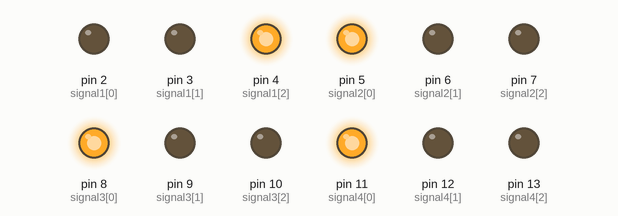
A sketch run on a simulated Arduino Uno, built with avr-gcc and run on an emulated ATmega328P. Shown: output pins drawn as LEDs (lit = HIGH).

Above: at 5.0 s.
At 11.2 s:
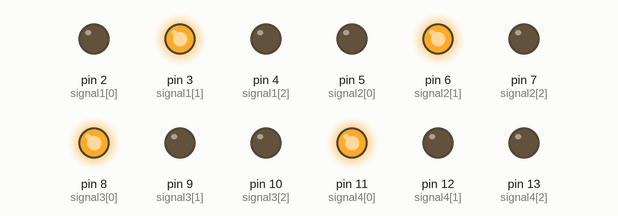
At 17.5 s:
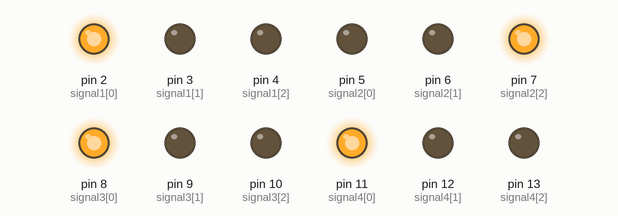
At 23.7 s:
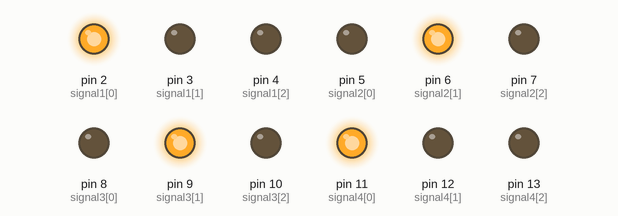
At 36.2 s:
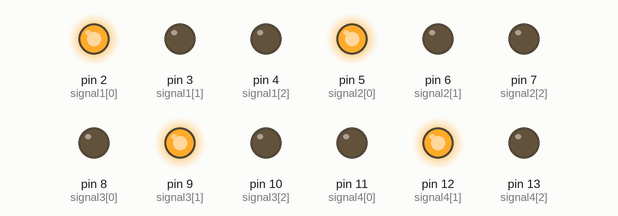
At 48.7 s:
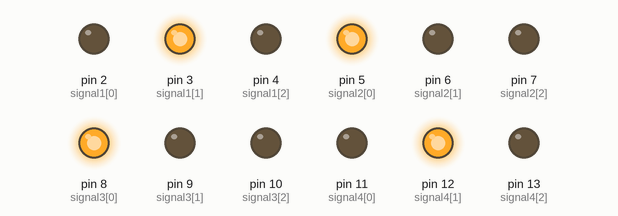
Timing chart, 0 to 57.5 s (numbered marks = the images above):
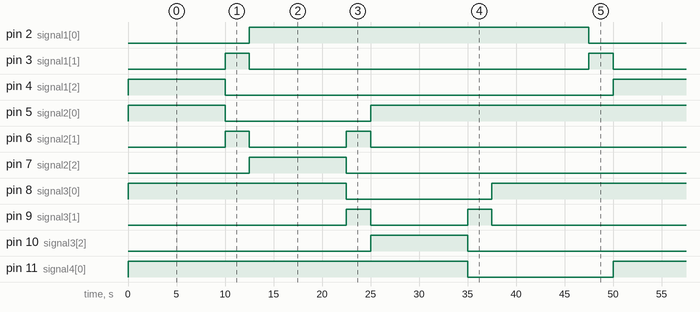

Measured:
- by itself, pin 2 (signal1[0]), pin 11 (signal4[0]): alternates HIGH for 35.0 s and LOW for 15.0 s
- by itself, pin 3 (signal1[1]): repeats every 50.0 s: LOW 35.0 s, HIGH 2.5 s, LOW 10.0 s, HIGH 2.5 s
- by itself, pin 4 (signal1[2]), pin 7 (signal2[2]), pin 10 (signal3[2]), pin 13 (signal4[2]): alternates HIGH for 10.0 s and LOW for 40.0 s
- by itself, pin 5 (signal2[0]), pin 8 (signal3[0]): repeats every 50.0 s: LOW 15.0 s, HIGH 35.0 s
- by itself, pin 6 (signal2[1]), pin 9 (signal3[1]): repeats every 50.0 s: LOW 10.0 s, HIGH 2.5 s, LOW 35.0 s, HIGH 2.5 s
- by itself, pin 12 (signal4[1]): LOW → HIGH at 35.0 s, → LOW 2.5 s later, → HIGH 10.0 s later, → LOW 2.5 s later, … (8 changes in this stretch)

The sketch:

sketch_Traffic_Controller.ino
```cpp
/*
  4-Way Traffic Controller
  Taffic Signal1(Red, Yellow, Green) = {2, 3, 4}
  Taffic Signal2(Red, Yellow, Green) = {5, 6, 7}
  Taffic Signal3(Red, Yellow, Green) = {8, 9, 10}
  Taffic Signal4(Red, Yellow, Green) = {11, 12, 13}
*/
int signal1[] = {2, 3, 4};
int signal2[] = {5, 6, 7};
int signal3[] = {8, 9, 10};
int signal4[] = {11, 12, 13};

int redDelay = 10000;
int yellowDelay = 2500;

void setup()
{
  // Declaring all the LED's as output
  for (int i = 0; i < 3; i++)
  {
    pinMode(signal1[i], OUTPUT);
    pinMode(signal2[i], OUTPUT);
    pinMode(signal3[i], OUTPUT);
    pinMode(signal4[i], OUTPUT);
  }
}

void loop()
{
  // Making Green at signal 1 and Red at other signals for 10 seconds
  digitalWrite(signal1[0], LOW);
  digitalWrite(signal1[2], HIGH);
  digitalWrite(signal2[0], HIGH);
  digitalWrite(signal3[0], HIGH);
  digitalWrite(signal4[0], HIGH);
  delay(redDelay);

  // Making Yellow at signal 1 & signal 2 and Red at other signals remain as it is for 2.5 seconds
  digitalWrite(signal1[1], HIGH);
  digitalWrite(signal1[2], LOW);
  digitalWrite(signal2[1], HIGH);
  digitalWrite(signal2[0], LOW);
  delay(yellowDelay);
  digitalWrite(signal1[1], LOW);
  digitalWrite(signal2[1], LOW);

  // Making Green at signal 2 and Red at other signals for 10 seconds
  digitalWrite(signal1[0], HIGH);
  digitalWrite(signal2[0], LOW);
  digitalWrite(signal2[2], HIGH);
  digitalWrite(signal3[0], HIGH);
  digitalWrite(signal4[0], HIGH);
  delay(redDelay);

  // Making Yellow at signal 2 & signal 3 and Red at other signals remain as it is for 2.5 seconds
  digitalWrite(signal2[1], HIGH);
  digitalWrite(signal2[2], LOW);
  digitalWrite(signal3[1], HIGH);
  digitalWrite(signal3[0], LOW);
  delay(yellowDelay);
  digitalWrite(signal2[1], LOW);
  digitalWrite(signal3[1], LOW);

  // Making Green at signal 3 and Red at other signals for 10 seconds
  digitalWrite(signal1[0], HIGH);
  digitalWrite(signal2[0], HIGH);
  digitalWrite(signal3[0], LOW);
  digitalWrite(signal3[2], HIGH);
  digitalWrite(signal4[0], HIGH);
  delay(redDelay);

  // Making Yellow at signal 3 & signal 4 and Red at other signals remain as it is for 2.5 seconds
  digitalWrite(signal3[1], HIGH);
  digitalWrite(signal3[2], LOW);
  digitalWrite(signal4[1], HIGH);
  digitalWrite(signal4[0], LOW);
  delay(yellowDelay);
  digitalWrite(signal3[1], LOW);
  digitalWrite(signal4[1], LOW);

  // Making Green at signal 4 and Red at other signals for 10 seconds
  digitalWrite(signal1[0], HIGH);
  digitalWrite(signal2[0], HIGH);
  digitalWrite(signal3[0], HIGH);
  digitalWrite(signal4[0], LOW);
  digitalWrite(signal4[2], HIGH);
  delay(redDelay);

  // Making Yellow at signal 4 & signal 1 and Red at other signals remain as it is for 2.5 seconds
  digitalWrite(signal4[1], HIGH);
  digitalWrite(signal4[2], LOW);
  digitalWrite(signal1[1], HIGH);
  digitalWrite(signal1[0], LOW);
  delay(yellowDelay);
  digitalWrite(signal4[1], LOW);
  digitalWrite(signal1[1], LOW);
}
```
